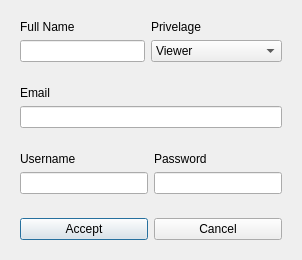
<?xml version="1.0" encoding="UTF-8"?>
<ui version="4.0">
 <class>UserLogin</class>
 <widget class="QDialog" name="UserLogin">
  <property name="geometry">
   <rect>
    <x>0</x>
    <y>0</y>
    <width>302</width>
    <height>256</height>
   </rect>
  </property>
  <property name="windowTitle">
   <string>Dialog</string>
  </property>
  <layout class="QVBoxLayout" name="verticalLayout">
   <item>
    <widget class="QWidget" name="topWidget" native="true">
     <property name="sizePolicy">
      <sizepolicy hsizetype="Preferred" vsizetype="Preferred">
       <horstretch>0</horstretch>
       <verstretch>1</verstretch>
      </sizepolicy>
     </property>
     <layout class="QHBoxLayout" name="horizontalLayout_2">
      <item>
       <widget class="QWidget" name="nameWidget" native="true">
        <layout class="QVBoxLayout" name="verticalLayout_5">
         <property name="leftMargin">
          <number>0</number>
         </property>
         <property name="topMargin">
          <number>0</number>
         </property>
         <property name="rightMargin">
          <number>0</number>
         </property>
         <property name="bottomMargin">
          <number>0</number>
         </property>
         <item>
          <widget class="QLabel" name="nameLabel">
           <property name="text">
            <string>Full Name</string>
           </property>
          </widget>
         </item>
         <item>
          <widget class="QLineEdit" name="nameLineEdit"/>
         </item>
        </layout>
       </widget>
      </item>
      <item>
       <widget class="QWidget" name="privelageWidget" native="true">
        <layout class="QVBoxLayout" name="verticalLayout_6">
         <property name="leftMargin">
          <number>0</number>
         </property>
         <property name="topMargin">
          <number>0</number>
         </property>
         <property name="rightMargin">
          <number>0</number>
         </property>
         <property name="bottomMargin">
          <number>0</number>
         </property>
         <item>
          <widget class="QLabel" name="privelageLabel">
           <property name="text">
            <string>Privelage</string>
           </property>
          </widget>
         </item>
         <item>
          <widget class="QComboBox" name="privelageComboBox">
           <item>
            <property name="text">
             <string>Viewer</string>
            </property>
           </item>
           <item>
            <property name="text">
             <string>Mechanic</string>
            </property>
           </item>
           <item>
            <property name="text">
             <string>Purchasing</string>
            </property>
           </item>
           <item>
            <property name="text">
             <string>Inventory Manager</string>
            </property>
           </item>
           <item>
            <property name="text">
             <string>Admin</string>
            </property>
           </item>
          </widget>
         </item>
        </layout>
       </widget>
      </item>
     </layout>
    </widget>
   </item>
   <item>
    <widget class="QWidget" name="emailWidget" native="true">
     <property name="sizePolicy">
      <sizepolicy hsizetype="Preferred" vsizetype="Preferred">
       <horstretch>0</horstretch>
       <verstretch>1</verstretch>
      </sizepolicy>
     </property>
     <layout class="QGridLayout" name="gridLayout">
      <property name="leftMargin">
       <number>9</number>
      </property>
      <property name="topMargin">
       <number>9</number>
      </property>
      <property name="rightMargin">
       <number>9</number>
      </property>
      <property name="bottomMargin">
       <number>9</number>
      </property>
      <item row="0" column="0">
       <widget class="QLabel" name="emailLabel">
        <property name="text">
         <string>Email</string>
        </property>
       </widget>
      </item>
      <item row="1" column="0">
       <widget class="QLineEdit" name="emailLineEdit"/>
      </item>
     </layout>
    </widget>
   </item>
   <item>
    <widget class="QWidget" name="userpassWidget" native="true">
     <property name="sizePolicy">
      <sizepolicy hsizetype="Preferred" vsizetype="Preferred">
       <horstretch>0</horstretch>
       <verstretch>1</verstretch>
      </sizepolicy>
     </property>
     <layout class="QHBoxLayout" name="horizontalLayout_3">
      <item>
       <widget class="QWidget" name="userWidget" native="true">
        <property name="sizePolicy">
         <sizepolicy hsizetype="Preferred" vsizetype="Preferred">
          <horstretch>0</horstretch>
          <verstretch>1</verstretch>
         </sizepolicy>
        </property>
        <layout class="QVBoxLayout" name="verticalLayout_2">
         <property name="leftMargin">
          <number>0</number>
         </property>
         <property name="topMargin">
          <number>0</number>
         </property>
         <property name="rightMargin">
          <number>0</number>
         </property>
         <property name="bottomMargin">
          <number>0</number>
         </property>
         <item>
          <widget class="QLabel" name="userLabel">
           <property name="sizePolicy">
            <sizepolicy hsizetype="Preferred" vsizetype="Preferred">
             <horstretch>0</horstretch>
             <verstretch>0</verstretch>
            </sizepolicy>
           </property>
           <property name="minimumSize">
            <size>
             <width>0</width>
             <height>0</height>
            </size>
           </property>
           <property name="text">
            <string>Username</string>
           </property>
          </widget>
         </item>
         <item>
          <widget class="QLineEdit" name="userLineEdit">
           <property name="sizePolicy">
            <sizepolicy hsizetype="Expanding" vsizetype="Fixed">
             <horstretch>0</horstretch>
             <verstretch>0</verstretch>
            </sizepolicy>
           </property>
          </widget>
         </item>
        </layout>
       </widget>
      </item>
      <item>
       <widget class="QWidget" name="passWidget" native="true">
        <property name="sizePolicy">
         <sizepolicy hsizetype="Preferred" vsizetype="Preferred">
          <horstretch>0</horstretch>
          <verstretch>1</verstretch>
         </sizepolicy>
        </property>
        <layout class="QVBoxLayout" name="verticalLayout_3">
         <property name="leftMargin">
          <number>0</number>
         </property>
         <property name="topMargin">
          <number>0</number>
         </property>
         <property name="rightMargin">
          <number>0</number>
         </property>
         <property name="bottomMargin">
          <number>0</number>
         </property>
         <item>
          <widget class="QLabel" name="passLabel">
           <property name="sizePolicy">
            <sizepolicy hsizetype="Preferred" vsizetype="Preferred">
             <horstretch>0</horstretch>
             <verstretch>0</verstretch>
            </sizepolicy>
           </property>
           <property name="text">
            <string>Password</string>
           </property>
          </widget>
         </item>
         <item>
          <widget class="QLineEdit" name="passLineEdit">
           <property name="sizePolicy">
            <sizepolicy hsizetype="Expanding" vsizetype="Fixed">
             <horstretch>0</horstretch>
             <verstretch>0</verstretch>
            </sizepolicy>
           </property>
           <property name="echoMode">
            <enum>QLineEdit::Password</enum>
           </property>
          </widget>
         </item>
        </layout>
       </widget>
      </item>
     </layout>
    </widget>
   </item>
   <item>
    <widget class="QWidget" name="buttonW" native="true">
     <property name="sizePolicy">
      <sizepolicy hsizetype="Preferred" vsizetype="Preferred">
       <horstretch>0</horstretch>
       <verstretch>1</verstretch>
      </sizepolicy>
     </property>
     <layout class="QHBoxLayout" name="horizontalLayout">
      <item>
       <widget class="QPushButton" name="acceptButton">
        <property name="text">
         <string>Accept</string>
        </property>
       </widget>
      </item>
      <item>
       <widget class="QPushButton" name="cancelButton">
        <property name="text">
         <string>Cancel</string>
        </property>
       </widget>
      </item>
     </layout>
    </widget>
   </item>
  </layout>
 </widget>
 <resources/>
 <connections/>
</ui>
